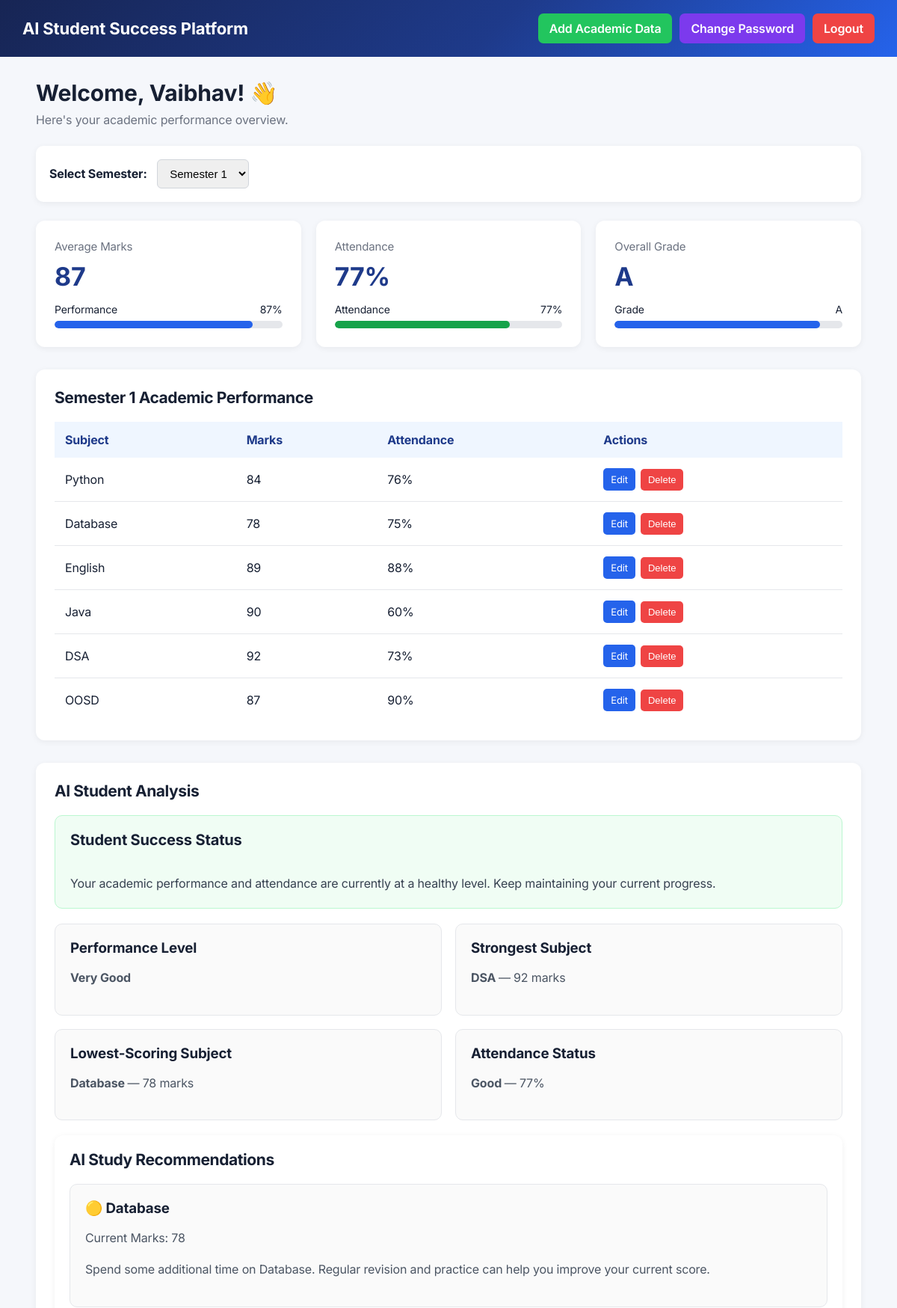
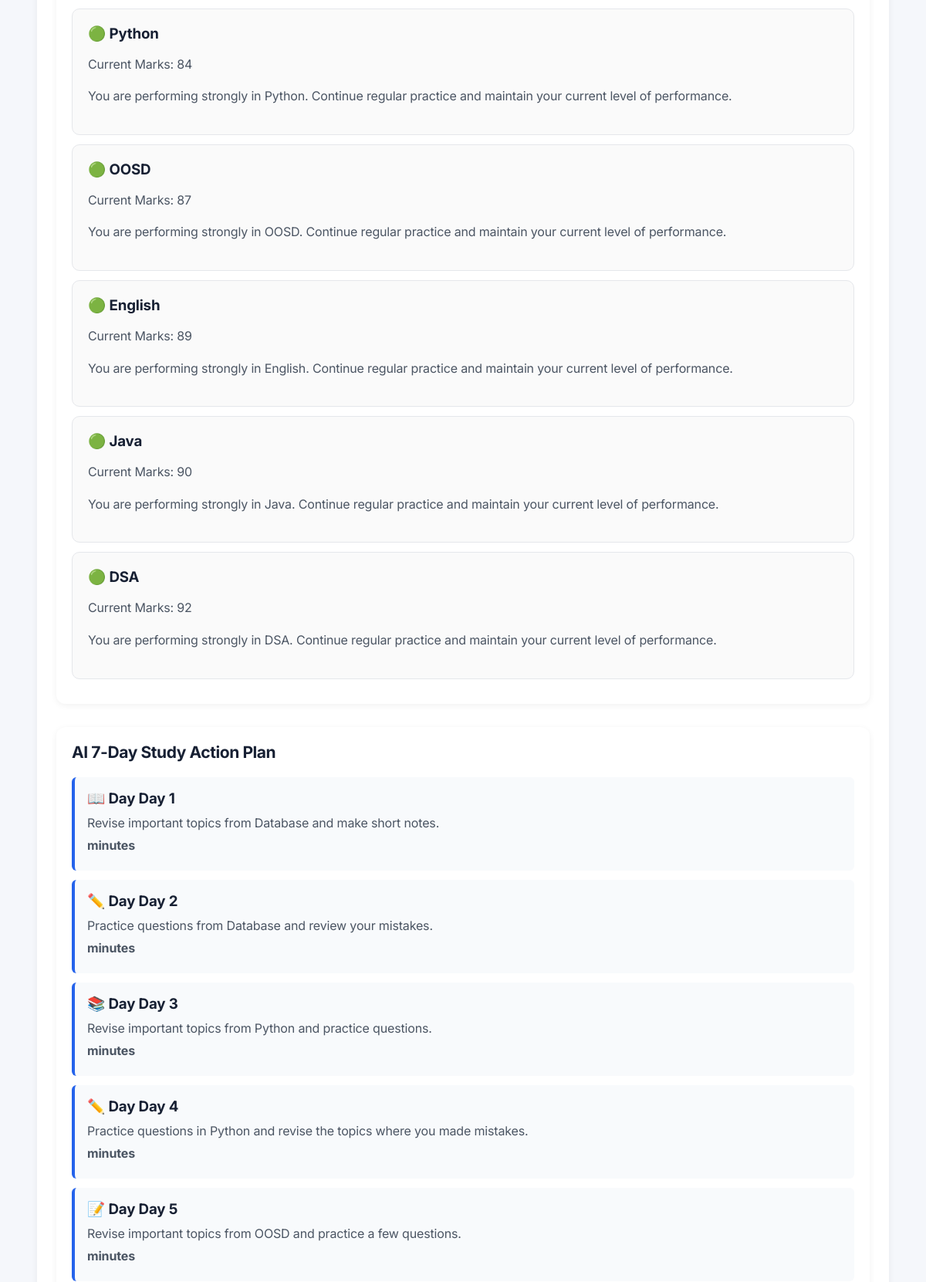
Page /dashboard (signed in, upper part) on the committed database (2 pictures, top to bottom).
### tables this page shows
CREATE TABLE academic_data (
    id INTEGER PRIMARY KEY AUTOINCREMENT,
    student_id INTEGER NOT NULL,
    subject TEXT NOT NULL,
    marks INTEGER NOT NULL,
    attendance INTEGER NOT NULL, semester INTEGER NOT NULL DEFAULT 1,
    FOREIGN KEY (student_id) REFERENCES students(id)
);

### app.py (the view)
@app.route("/dashboard")
def dashboard():
    student_id = session.get("student_id")
    student_name = session.get("student_name")
    if not student_id:
        return redirect(
            url_for("home")
        )
    account_created = session.pop(
        "account_created",
        False
    )
    password_changed = session.pop(
        "password_changed",
        False
    )
    semester = request.args.get(
        "semester",
        default=1,
        type=int
    )
    if semester < 1 or semester > 8:
        semester = 1
    conn = sqlite3.connect("students.db")
    cursor = conn.cursor()
    cursor.execute(
        """
        SELECT
            id,
            subject,
            marks,
            attendance
        FROM academic_data
        WHERE student_id = ?
        AND semester = ?
        ORDER BY id
        """,
        (
            student_id,
            semester
        )
    )
    academic_data = cursor.fetchall()
    conn.close()
    if academic_data:
        total_marks = sum(
            row[2]
            for row in academic_data
        )
        average_marks = round(
            total_marks / len(academic_data)
        )
    else:
        average_marks = 0
    if academic_data:
        total_attendance = sum(
            row[3]
            for row in academic_data
        )
        attendance = round(
            total_attendance / len(academic_data)
        )
    else:
        attendance = 0
    if average_marks >= 90:
        overall_grade = "A+"
    elif average_marks >= 80:
        overall_grade = "A"
    elif average_marks >= 70:
        overall_grade = "B+"
    elif average_marks >= 60:
        overall_grade = "B"
    elif average_marks >= 50:
        overall_grade = "C"
    else:
        overall_grade = "Needs Improvement"
    ai_result = analyze_student(
        student_id,
        semester
    )
    return render_template(
        "dashboard.html",
        name=student_name,
        academic_data=academic_data,
        average_marks=average_marks,
        attendance=attendance,
        overall_grade=overall_grade,
        ai_result=ai_result,
        semester=semester,
        account_created=account_created,
        password_changed=password_changed
    )

### templates/dashboard.html (shortened to what this page needs)
<!DOCTYPE html>
<html lang="en">
<head>
</head>
<body>
<header class="header">
    <div class="logo">
        AI Student Success Platform
    </div>
    <div class="header-buttons">
        <a
            href="{{ url_for(
                'add_academic',
                semester=semester
            ) }}"
            class="add-button"
        >
            Add Academic Data
        </a>
        <a
            href="{{ url_for('change_password') }}"
            class="change-password-button"
        >
             Change Password
        </a>
        <a
            href="{{ url_for('logout') }}"
            class="logout-button"
        >
            Logout
        </a>
    </div>
</header>
<div class="container">
    <div class="welcome">
        <h1>
            Welcome, {{ name }}! 👋
        </h1>
        <p>
            Here's your academic performance overview.
        </p>
    </div>
    <div class="semester-box">
        <form
            method="GET"
            action="{{ url_for('dashboard') }}"
        >
            <label for="semester">
                Select Semester:
            </label>
            <select
                name="semester"
                id="semester"
                onchange="this.form.submit()"
            >
                {% for s in range(1, 9) %}
                    <option
                        value="{{ s }}"
                        {% if semester == s %}
                            selected
                        {% endif %}
                    >
                        Semester {{ s }}
                    </option>
                {% endfor %}
            </select>
        </form>
    </div>
    <div class="summary-grid">
        <a
            href="{{ url_for(
                'subject_performance',
                semester=semester
            ) }}"
            class="summary-card"
        >
            <div class="summary-title">
                Average Marks
            </div>
            <div class="summary-value">
                {{ average_marks }}
            </div>
            <div class="progress-container">
                <div class="progress-label">
                    <span>
                        Performance
                    </span>
                    <span>
                        {{ average_marks }}%
                    </span>
                </div>
                <div class="progress-bar">
                    <div
                        class="progress-fill"
                        style="
                            width:
                            {{ average_marks }}%;
                        "
                    ></div>
                </div>
            </div>
        </a>
        <a
            href="{{ url_for(
                'attendance_analysis',
                semester=semester
            ) }}"
            class="summary-card"
        >
            <div class="summary-title">
                Attendance
            </div>
            <div class="summary-value">
                {{ attendance }}%
            </div>
            <div class="progress-container">
                <div class="progress-label">
                    <span>
                        Attendance
                    </span>
                    <span>
                        {{ attendance }}%
                    </span>
                </div>
                <div class="progress-bar">
                    <div
                        class="progress-fill attendance-fill"
                        style="
                            width:
                            {{ attendance }}%;
                        "
                    ></div>
                </div>
            </div>
        </a>
        <a
            href="{{ url_for(
                'grade_overview',
                semester=semester
            ) }}"
            class="summary-card"
        >
            <div class="summary-title">
                Overall Grade
            </div>
            <div class="summary-value">
                {{ overall_grade }}
            </div>
            <div class="progress-container">
                <div class="progress-label">
                    <span>
                        Grade
                    </span>
                    <span>
                        {{ overall_grade }}
                    </span>
                </div>
                <div class="progress-bar">
                    <div
                        class="progress-fill"
                        style="
                            width:
                            {% if overall_grade == 'A+' %}
                                100%
                            {% elif overall_grade == 'A' %}
                                90%
                            {% elif overall_grade == 'B+' %}
                                80%
                            {% elif overall_grade == 'B' %}
                                70%
                            {% elif overall_grade == 'C' %}
                                60%
                            {% else %}
                                40%
                            {% endif %};
                        "
                    ></div>
                </div>
            </div>
        </a>
    </div>
    <div class="section">
        <h2>
            Semester {{ semester }}
            Academic Performance
        </h2>
        {% if academic_data %}
        <div class="table-container">
            <table>
                <thead>
                    <tr>
                        <th>
                            Subject
                        </th>
                        <th>
                            Marks
                        </th>
                        <th>
                            Attendance
                        </th>
                        <th>
                            Actions
                        </th>
                    </tr>
                </thead>
                <tbody>
                    {% for record in academic_data %}
                    <tr>
                        <td>
                            {{ record[1] }}
                        </td>
                        <td>
                            {{ record[2] }}
                        </td>
                        <td>
                            {{ record[3] }}%
                        </td>
                        <td>
                            <div class="actions">
                                <a
                                    href="{{ url_for(
                                        'edit_academic',
                                        academic_id=record[0]
                                    ) }}"
                                    class="edit-button"
                                >
                                    Edit
                                </a>
                                <form
                                    action="{{ url_for(
                                        'delete_academic',
                                        academic_id=record[0]
                                    ) }}"
                                    method="POST"
                                    onsubmit="return confirm(
                                        'Are you sure you want to delete this subject?'
                                    );"
                                >
                                    <button
                                        type="submit"
                                        class="delete-button"
                                    >
                                        Delete
                                    </button>
                                </form>
                            </div>
                        </td>
                    </tr>
                    {% endfor %}
                </tbody>
            </table>
        </div>
        {% else %}
        <div class="no-data">
            No academic data available for
            Semester {{ semester }}.
        </div>
        {% endif %}
    </div>
    <div class="section">
        <h2>
            AI Student Analysis
        </h2>
        {% if ai_result %}
        <div class="status-card">
            <div class="status-title">
                Student Success Status
            </div>
            <div class="status-text">
                <br>
                {{ ai_result.status_message }}
            </div>
        </div>
        <div class="ai-grid">
            <div class="ai-card">
                <h3>
                    Performance Level
                </h3>
                <p>
                    <strong>
                        {{ ai_result.performance_level }}
                    </strong>
                </p>
            </div>
            <div class="ai-card">
                <h3>
                    Strongest Subject
                </h3>
                <p>
                    <strong>
                        {{ ai_result.strongest_subject }}
                    </strong>
                    —
                    {{ ai_result.strongest_marks }}
                    marks
                </p>
            </div>
            <div class="ai-card">
                <h3>
                    Lowest-Scoring Subject
                </h3>
                <p>
                    <strong>
                        {{ ai_result.weakest_subject }}
                    </strong>
                    —
                    {{ ai_result.weakest_marks }}
                    marks
                </p>
            </div>
            <div class="ai-card">
                <h3>
                    Attendance Status
                </h3>
                <p>
                    <strong>
                        {{ ai_result.attendance_status }}
                    </strong>
                    —
                    {{ ai_result.attendance }}%
                </p>
            </div>
        </div>
        {% if ai_result.study_recommendations %}
        <div
            class="section"
            style="
                padding:20px;
                margin-top:20px;
            "
        >
            <h2>
                AI Study Recommendations
            </h2>
            {% for recommendation
               in ai_result.study_recommendations %}
            <div
                class="ai-card"
                style="
                    margin-bottom:12px;
                "
            >
                <h3>
                    {{ recommendation.icon }}
                    {{ recommendation.subject }}
                </h3>
                <p>
                    Current Marks:
                    {{ recommendation.marks }}
                </p>
                <p>
                    {{ recommendation.message }}
                </p>
            </div>
            {% endfor %}
        </div>
        {% endif %}
        {% if ai_result.study_plan %}
        <div
            class="section"
            style="
                padding:20px;
                margin-top:20px;
            "
        >
            <h2>
                AI 7-Day Study Action Plan
            </h2>
            {% for day
               in ai_result.study_plan %}
            <div class="study-day">
                <h3>
                    {{ day.icon }}
                    Day {{ day.day }}
                </h3>
                <p>
                    {{ day.task }}
                </p>
                <p class="time">
                    minutes
                </p>
            </div>
            {% endfor %}
        </div>
        {% endif %}
        {% endif %}
    </div>
</div>
</body>
</html>

### rows in the picture
academic_data: subject "Python", marks "84", attendance "76", icon "🟢", message "You are performing strongly in Python. Continue regular practice and maintain your current level of performance.", icon "📚", day "Day 3", task "Revise important topics from Python and practice questions.", icon "✏️", day "Day 4", task "Practice questions in Python and revise the topics where you made mistakes."
academic_data: subject "Database", marks "78", attendance "75", weakest_subject "Database", icon "🟡", message "Spend some additional time on Database. Regular revision and practice can help you improve your current score.", icon "📖", day "Day 1", task "Revise important topics from Database and make short notes.", icon "✏️", day "Day 2", task "Practice questions from Database and review your mistakes."
academic_data: subject "English", marks "89", attendance "88", icon "🟢", message "You are performing strongly in English. Continue regular practice and maintain your current level of performance."
academic_data: subject "Java", marks "90", attendance "60", icon "🟢", message "You are performing strongly in Java. Continue regular practice and maintain your current level of performance."
academic_data: subject "DSA", marks "92", attendance "73", strongest_subject "DSA", icon "🟢", message "You are performing strongly in DSA. Continue regular practice and maintain your current level of performance."
academic_data: subject "OOSD", marks "87", attendance "90", icon "🟢", message "You are performing strongly in OOSD. Continue regular practice and maintain your current level of performance.", icon "📝", day "Day 5", task "Revise important topics from OOSD and practice a few questions."

### other values in the picture
{{ name }} "Vaibhav"
{{ average_marks }} "87"
{{ attendance }} "77"
{{ overall_grade }} "A"
{{ semester }} "1"
{{ ai_result.status_message }} "Your academic performance and attendance are currently at a healthy level. Keep maintaining your current progress."
{{ ai_result.performance_level }} "Very Good"
{{ ai_result.strongest_marks }} "92"
{{ ai_result.weakest_marks }} "78"
{{ ai_result.attendance_status }} "Good"
{{ ai_result.attendance }} "77"
